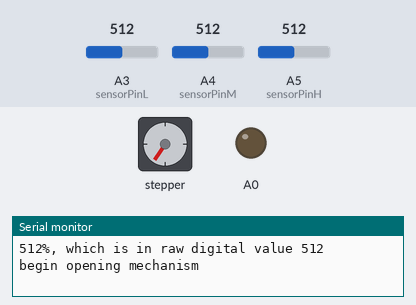
Bench run of a sketch on a simulated Arduino Uno, built with avr-gcc and run on an emulated ATmega328P. Shown: stepper motor, output pins drawn as LEDs (lit = HIGH), the last lines printed to the serial monitor. The test bench sets the inputs (shaded band); at power-on: A3 (sensorPinL) = 512, A4 (sensorPinM) = 512, A5 (sensorPinH) = 512. Stepper angles assume 200 steps per turn.

Above: at 18.0 s.
18.1 s: A3 (sensorPinL) set to 53
24.4 s: A3 (sensorPinL) set to 45
At 27.27 s:
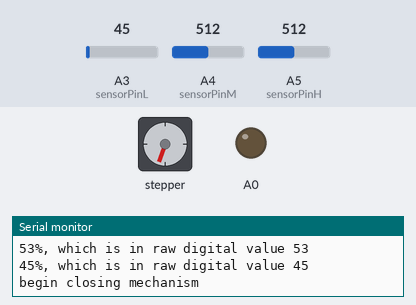
At 28.89 s:
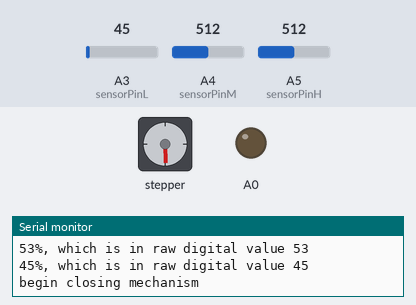
Timing chart, 0 to 36.7 s (numbered marks = the images above; inputs shaded):
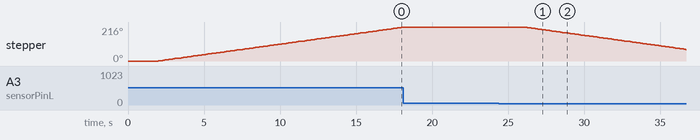

Measured:
- the behaviour switches between 50 and 49 on A3 (sensorPinL) (found by bisection; images 0 and 1)
- after the input at 24.4 s, stepper: keeps turning counter-clockwise at about 14°/s, starting after 1.7 s
- by itself, stepper: keeps turning clockwise at about 13°/s

The sketch:

rainhood.ino
```cpp
#define sensorPinL A3
#define sensorPinM A4
#define sensorPinH A5

const int maxVL = 100;
const int maxVM = 200;
const int maxVH = 300;

boolean isRain = false;
int rainMode = 0;


#include <AccelStepper.h>

const int stepsPerRevolution = 200;
const int stepsToOpen = 34;

const int dirPin = 2;
const int stepPin = 3;

#define motorInterfaceType 1

AccelStepper myStepper(motorInterfaceType, stepPin, dirPin);

void setup() {
  Serial.begin(9600);
  analogReference(DEFAULT);

  myStepper.setCurrentPosition(0);
  myStepper.setMaxSpeed(1000);
  myStepper.setAcceleration(50);
  myStepper.setSpeed(60);
  myStepper.moveTo(120);

  pinMode(sensorPinL, INPUT);
  pinMode(sensorPinM, INPUT);
  pinMode(sensorPinH, INPUT);
  pinMode(A0, OUTPUT);

}

void loop() {
  Serial.println(sensorOutput());

  if (isRain == true) {
    for (int i = 0; i < 3; i++){
      if (isRain == false) {
        break;
      }

      if (i == 2) {
        Serial.println("begin opening mechanism");
        while (myStepper.distanceToGo()!=0) {
          myStepper.runSpeedToPosition();
          analogWrite(A0, 100);
        }

        while (isRain == true) {
          Serial.println(sensorOutput());
          delay(1000);
        }

        Serial.println("begin closing mechanism");
        int currentPosition = myStepper.currentPosition();
        myStepper.moveTo(currentPosition-120);
        while(myStepper.distanceToGo()!=0){
          myStepper.runSpeedToPosition();
        }
        break;
      }

      delay(1000);
    }
  }
  delay(1000);
}

String sensorOutput() {
  int valL = analogRead(sensorPinL);
  int valM = analogRead(sensorPinM);
  int valH = analogRead(sensorPinH);

  if (valL > maxVL) {
    isRain = true;
    rainMode = 1;
  }

  else if (valL < maxVL/2) {
    isRain = false;
    rainMode = 0;
  }

  if (valM > maxVM){
    rainMode = 2;
  }

  if (valH > maxVH){
    rainMode = 3;
  }

  String percentval = String((valL*100)/maxVL);

  return (percentval + "%, which is in raw digital value " + valL);
}

int setUrgency() {
  int speed = 60;

  if (rainMode = 2){
    speed = 70;
  }

  if (rainMode = 3) {
    speed = 80;
  }

  myStepper.setSpeed(speed);

  return speed;
}
```
